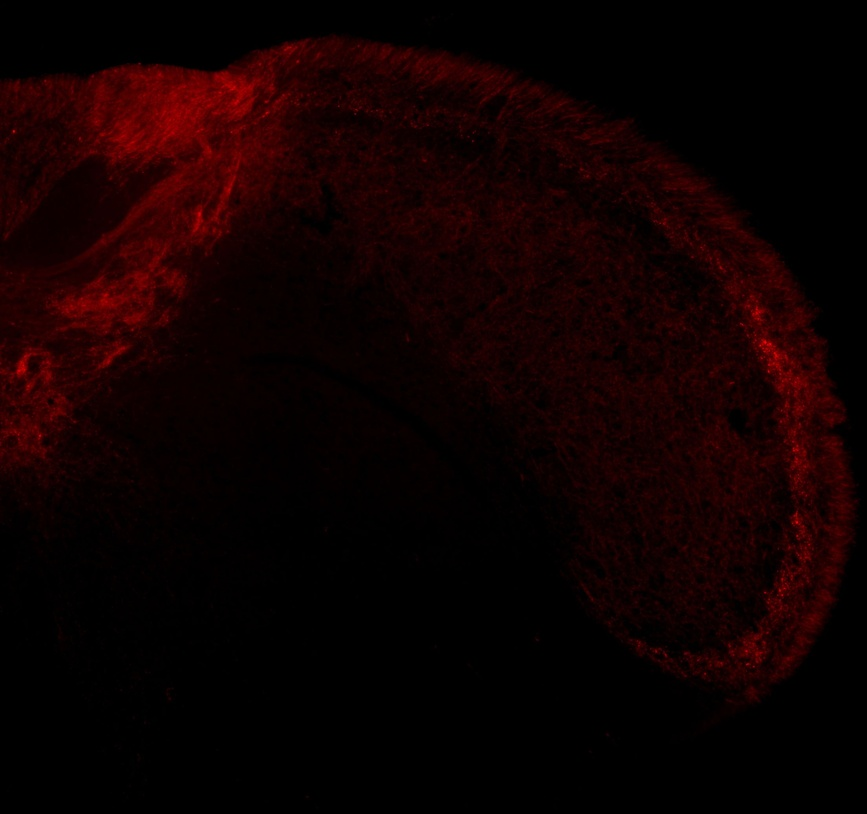
#> input picture 113-5.jpg, 867 x 814 px, shrunk from 2208 x 2075 before the run, found by its file name
$ jupyter execute --allow-errors Runx3_DCN5.ipynb
#> lines starting #> are read from the running program, lines starting #| are printed output that depends on the picture
[cell 1]
import numpy as np
import matplotlib.pyplot as plt
from PIL import Image
import seaborn as sns
from mpl_toolkits.axes_grid1 import make_axes_locatable
import pandas as pd


# Step 1: Load the black and white images
# ~Change Me~
image1 = Image.open("C:/Users/silvermanq/Desktop/113-5.jpg")
#> image1 is the input picture: PIL image 867x814 RGB; mean R, G, B 16, 0.6, 0.7
#image2 = Image.open("C:/Users/silvermanq/Desktop/113DCN_Vglut2_1ai.jpg")

# Step 2: Convert the images to grayscale (if not already in grayscale)
gray_image1 = image1.convert('L')
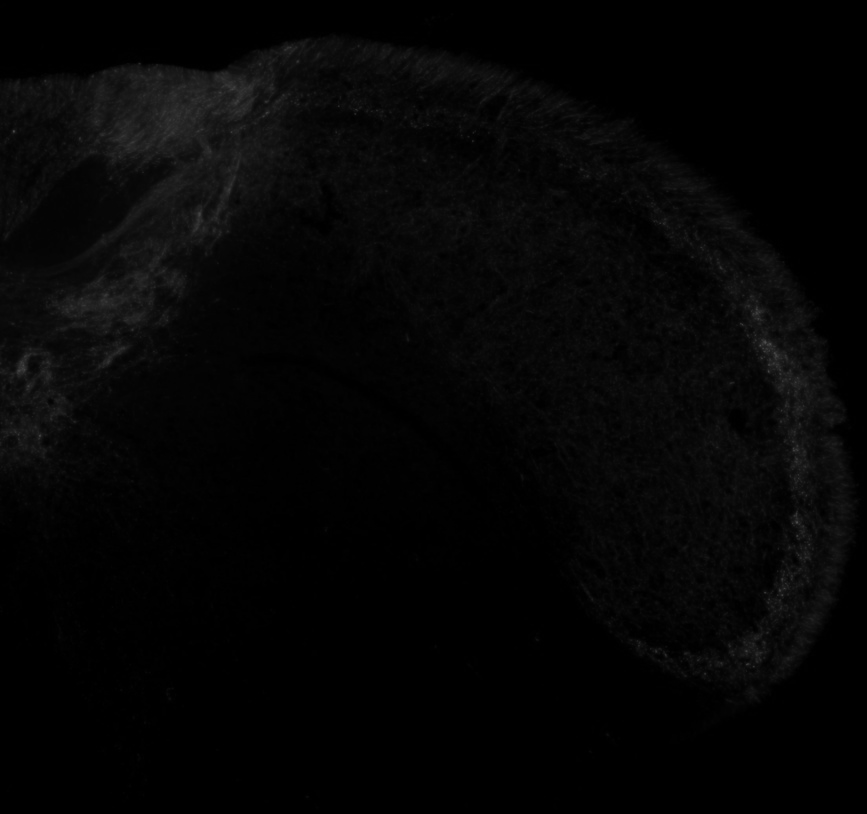
#> gray_image1: PIL image 867x814 L; min 0, max 79, mean 5.2
#gray_image2 = image2.convert('L')

# Step 3: Extract pixel data
# Convert the grayscale images into numpy arrays
image_data1 = np.array(gray_image1)
#image_data2 = np.array(gray_image2)

# Step 4: Average the pixel intensities
average_image_data = (image_data1) / 1

# Step 5: Create the hexbin plot
# Use numpy to get the x and y positions of each pixel
x, y = np.meshgrid(np.arange(average_image_data.shape[1]), np.arange(average_image_data.shape[0]))

# Flatten the arrays to 1D for hexbin plotting
x = x.flatten()
y = y.flatten()
z = average_image_data.flatten()  # Averaged grayscale intensity values

# Create figure with custom layout
# figsize scale to match original images (you'll just have to adjust this)
# ~Change Me~
fig = plt.figure(figsize=(13, 10))
gs = plt.GridSpec(2, 3, height_ratios=[1, 4], width_ratios=[0.25, 4, 1])

# Create main axes and marginal axes
ax_main = fig.add_subplot(gs[1, 1])
ax_marg_x = fig.add_subplot(gs[0, 1], sharex=ax_main)
ax_marg_y = fig.add_subplot(gs[1, 2], sharey=ax_main)
ax_colorbar = fig.add_subplot(gs[1, 0])

# Define your desired maximum intensity value
# ~Change Me~
max_intensity = 80  # or any value you want

# Create hexbin plot with vmax
# Make sure to set the grid size match the ratio of the original images and weird math because of hexagons
# [y=(desired bins)] [x=(desired bins * 1.73)*(x/y pixel ratio)]
# ~Change Me~
hb = ax_main.hexbin(x, y, C=z, gridsize=(54, 30), cmap='gnuplot', linewidths=0.5, edgecolors='face', vmax=max_intensity / 1.5)
plt.colorbar(hb, cax=ax_colorbar, label='Intensity')

# Step 6: Create marginal distributions
# Calculate peak values and create bins
z_reshape = z.reshape(average_image_data.shape)
x_peaks = np.max(z_reshape, axis=0)
#> x_peaks = 867 values, max 79 at index 765, min 0 at index 864, mean 33.21
y_peaks = np.max(z_reshape, axis=1)
#> y_peaks = 814 values, max 79 at index 342, min 0 at index 0, mean 33.14

# Create evenly spaced points for x and y axes
# Make sure to set number of points to match the grid size
# ~Change Me~
x_points = np.linspace(0, max(x), 54)
y_points = np.linspace(0, max(y), 30)

# Calculate binned values
# Ensure the number of bins matches the number of points + 1
# ~Change Me~
x_bins = np.linspace(0, len(x_peaks), 55)
#> x_bins = 55 values from 0 to 867
y_bins = np.linspace(0, len(y_peaks), 31)
#> y_bins = 31 values from 0 to 814

x_digitized = np.digitize(np.arange(len(x_peaks)), x_bins)
#> x_digitized = 867 values from 1 to 54
y_digitized = np.digitize(np.arange(len(y_peaks)), y_bins)
#> y_digitized = 814 values from 1 to 30

x_binned = [np.mean(x_peaks[x_digitized == i]) for i in range(1, len(x_bins))]
#> x_binned = 54 values, max 62.75 at index 47, min 7.69 at index 53, mean 33.21
y_binned = [np.mean(y_peaks[y_digitized == i]) for i in range(1, len(y_bins))]
#> y_binned = 30 values, max 55.26 at index 13, min 2.14 at index 0, mean 33.16

# Plot data
sns.lineplot(x=x_points, y=x_binned, ax=ax_marg_x, color='blue')
sns.lineplot(x=y_binned, y=y_points, ax=ax_marg_y, color='red', orient='y')

# Save marginal distributions as CSV
# ~Change Me~
dfx = pd.DataFrame({
    'x_points': x_points,
    'x_binned': x_binned,
})
#> dfx = table of 54 rows and 2 columns
#> (the rest of this cell did not finish here and is left out)

[cell 2]
import numpy as np
import matplotlib.pyplot as plt
from PIL import Image
import seaborn as sns
from mpl_toolkits.axes_grid1 import make_axes_locatable
import pandas as pd


# Step 1: Load the black and white images
# ~Change Me~
image1 = Image.open("C:/Users/silvermanq/Desktop/125-5.jpg")
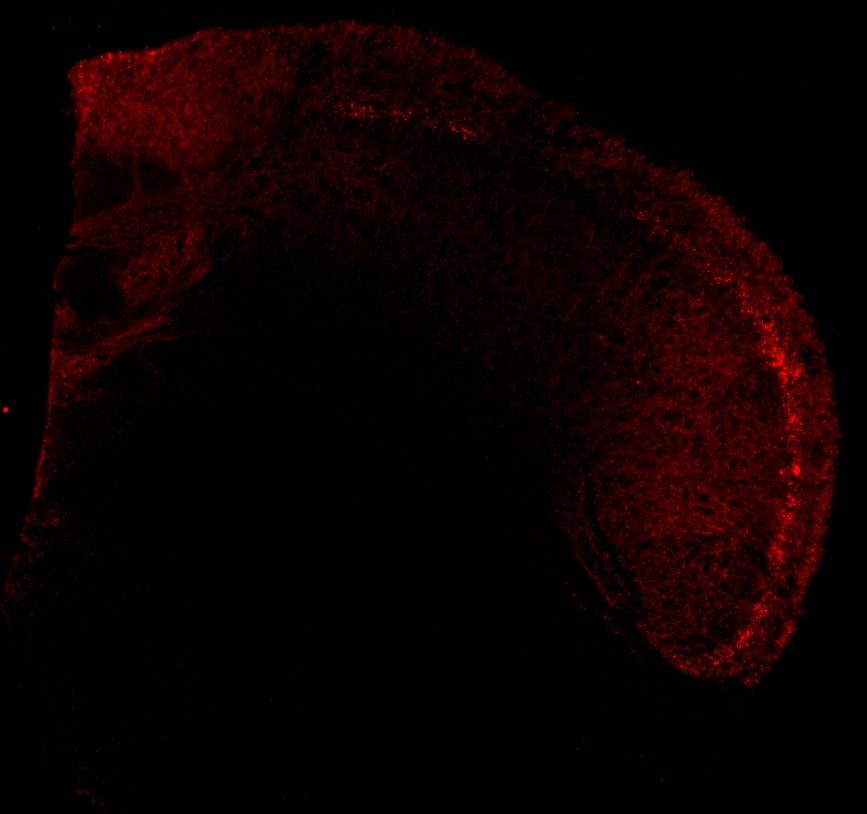
#> input picture 125-5.jpg, 867 x 814 px, shrunk from 2208 x 2075 before the run, found by its file name
#> image1 is the input picture: PIL image 867x814 RGB; mean R, G, B 12.3, 0.6, 0.7
#image2 = Image.open("C:/Users/silvermanq/Desktop/113DCN_Vglut2_1ai.jpg")

# Step 2: Convert the images to grayscale (if not already in grayscale)
gray_image1 = image1.convert('L')
#gray_image2 = image2.convert('L')

# Step 3: Extract pixel data
# Convert the grayscale images into numpy arrays
image_data1 = np.array(gray_image1)
#image_data2 = np.array(gray_image2)

# Step 4: Average the pixel intensities
average_image_data = (image_data1) / 1
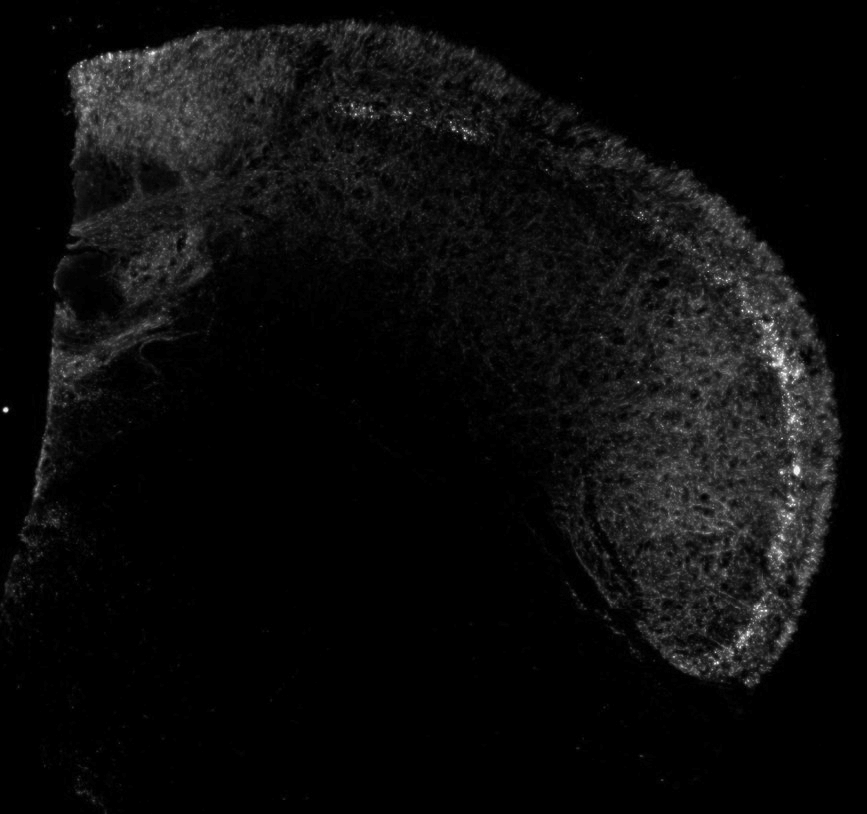
#> average_image_data: shape (814, 867) float64; min 0, max 83, mean 4.1; drawn with min black and max white

# Step 5: Create the hexbin plot
# Use numpy to get the x and y positions of each pixel
x, y = np.meshgrid(np.arange(average_image_data.shape[1]), np.arange(average_image_data.shape[0]))

# Flatten the arrays to 1D for hexbin plotting
x = x.flatten()
y = y.flatten()
z = average_image_data.flatten()  # Averaged grayscale intensity values

# Create figure with custom layout
# figsize scale to match original images (you'll just have to adjust this)
# ~Change Me~
fig = plt.figure(figsize=(13, 10))
gs = plt.GridSpec(2, 3, height_ratios=[1, 4], width_ratios=[0.25, 4, 1])

# Create main axes and marginal axes
ax_main = fig.add_subplot(gs[1, 1])
ax_marg_x = fig.add_subplot(gs[0, 1], sharex=ax_main)
ax_marg_y = fig.add_subplot(gs[1, 2], sharey=ax_main)
ax_colorbar = fig.add_subplot(gs[1, 0])

# Define your desired maximum intensity value
# ~Change Me~
max_intensity = 80  # or any value you want

# Create hexbin plot with vmax
# Make sure to set the grid size match the ratio of the original images and weird math because of hexagons
# [y=(desired bins)] [x=(desired bins * 1.73)*(x/y pixel ratio)]
# ~Change Me~
hb = ax_main.hexbin(x, y, C=z, gridsize=(54, 30), cmap='gnuplot', linewidths=0.5, edgecolors='face', vmax=max_intensity / 1.5)
plt.colorbar(hb, cax=ax_colorbar, label='Intensity')

# Step 6: Create marginal distributions
# Calculate peak values and create bins
z_reshape = z.reshape(average_image_data.shape)
x_peaks = np.max(z_reshape, axis=0)
#> x_peaks = 867 values, max 83 at index 717, min 0 at index 849, mean 34.15
y_peaks = np.max(z_reshape, axis=1)
#> y_peaks = 814 values, max 83 at index 662, min 1 at index 1, mean 39.85

# Create evenly spaced points for x and y axes
# Make sure to set number of points to match the grid size
# ~Change Me~
x_points = np.linspace(0, max(x), 54)
y_points = np.linspace(0, max(y), 30)

# Calculate binned values
# Ensure the number of bins matches the number of points + 1
# ~Change Me~
x_bins = np.linspace(0, len(x_peaks), 55)
y_bins = np.linspace(0, len(y_peaks), 31)

x_digitized = np.digitize(np.arange(len(x_peaks)), x_bins)
y_digitized = np.digitize(np.arange(len(y_peaks)), y_bins)

x_binned = [np.mean(x_peaks[x_digitized == i]) for i in range(1, len(x_bins))]
#> x_binned = 54 values, max 76.62 at index 48, min 0 at index 53, mean 34.18
y_binned = [np.mean(y_peaks[y_digitized == i]) for i in range(1, len(y_bins))]
#> y_binned = 30 values, max 72.56 at index 13, min 3.93 at index 26, mean 39.85

# Plot data
sns.lineplot(x=x_points, y=x_binned, ax=ax_marg_x, color='blue')
sns.lineplot(x=y_binned, y=y_points, ax=ax_marg_y, color='red', orient='y')

# Save marginal distributions as CSV
# ~Change Me~
dfx = pd.DataFrame({
    'x_points': x_points,
    'x_binned': x_binned,
})
#> (the rest of this cell did not finish here and is left out)

[cell 3]
import numpy as np
import matplotlib.pyplot as plt
from PIL import Image
import seaborn as sns
from mpl_toolkits.axes_grid1 import make_axes_locatable
import pandas as pd


# Step 1: Load the black and white images
# ~Change Me~
image1 = Image.open("C:/Users/silvermanq/Desktop/127-5.jpg")
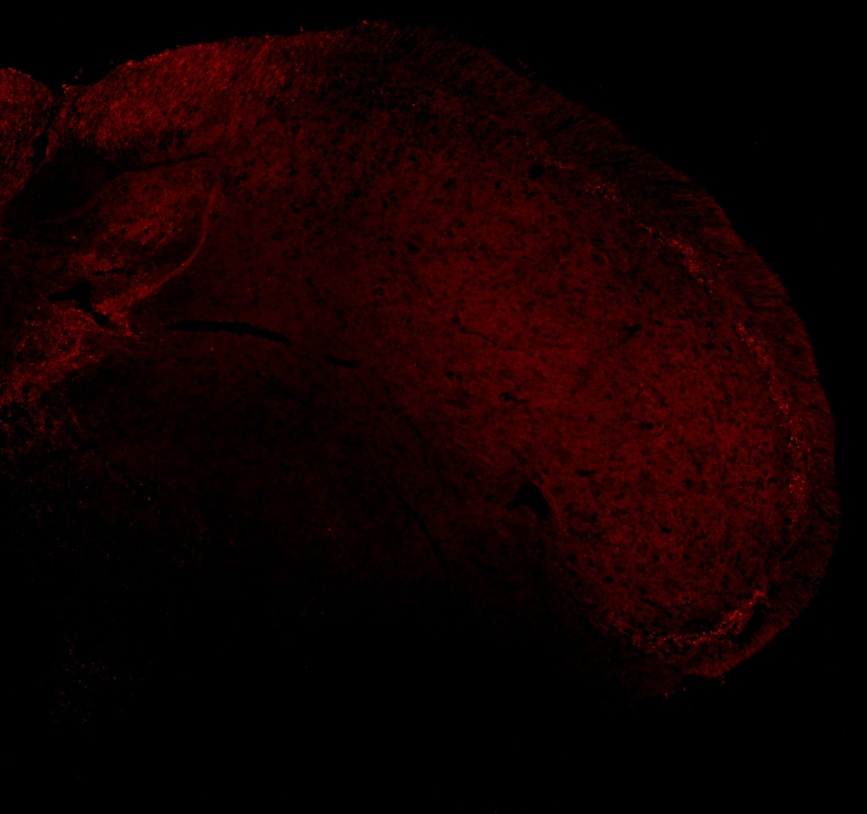
#> input picture 127-5.jpg, 867 x 814 px, shrunk from 2208 x 2075 before the run, found by its file name
#> image1 is the input picture: PIL image 867x814 RGB; mean R, G, B 18.6, 0.7, 0.9
#image2 = Image.open("C:/Users/silvermanq/Desktop/113DCN_Vglut2_1ai.jpg")

# Step 2: Convert the images to grayscale (if not already in grayscale)
gray_image1 = image1.convert('L')
#gray_image2 = image2.convert('L')

# Step 3: Extract pixel data
# Convert the grayscale images into numpy arrays
image_data1 = np.array(gray_image1)
#image_data2 = np.array(gray_image2)

# Step 4: Average the pixel intensities
average_image_data = (image_data1) / 1
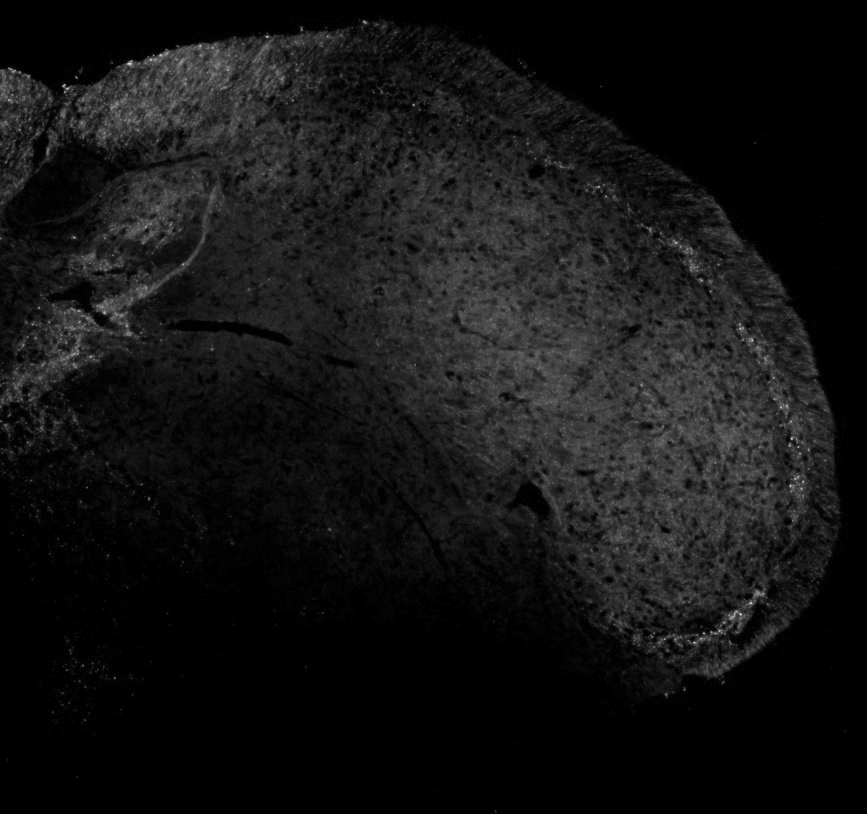
#> average_image_data: shape (814, 867) float64; min 0, max 77, mean 6.1; drawn with min black and max white

# Step 5: Create the hexbin plot
# Use numpy to get the x and y positions of each pixel
x, y = np.meshgrid(np.arange(average_image_data.shape[1]), np.arange(average_image_data.shape[0]))

# Flatten the arrays to 1D for hexbin plotting
x = x.flatten()
y = y.flatten()
z = average_image_data.flatten()  # Averaged grayscale intensity values

# Create figure with custom layout
# figsize scale to match original images (you'll just have to adjust this)
# ~Change Me~
fig = plt.figure(figsize=(13, 10))
gs = plt.GridSpec(2, 3, height_ratios=[1, 4], width_ratios=[0.25, 4, 1])

# Create main axes and marginal axes
ax_main = fig.add_subplot(gs[1, 1])
ax_marg_x = fig.add_subplot(gs[0, 1], sharex=ax_main)
ax_marg_y = fig.add_subplot(gs[1, 2], sharey=ax_main)
ax_colorbar = fig.add_subplot(gs[1, 0])

# Define your desired maximum intensity value
# ~Change Me~
max_intensity = 80  # or any value you want

# Create hexbin plot with vmax
# Make sure to set the grid size match the ratio of the original images and weird math because of hexagons
# [y=(desired bins)] [x=(desired bins * 1.73)*(x/y pixel ratio)]
# ~Change Me~
hb = ax_main.hexbin(x, y, C=z, gridsize=(54, 30), cmap='gnuplot', linewidths=0.5, edgecolors='face', vmax=max_intensity / 1.5)
plt.colorbar(hb, cax=ax_colorbar, label='Intensity')

# Step 6: Create marginal distributions
# Calculate peak values and create bins
z_reshape = z.reshape(average_image_data.shape)
x_peaks = np.max(z_reshape, axis=0)
#> x_peaks = 867 values, max 77 at index 740, min 0 at index 849, mean 31.84
y_peaks = np.max(z_reshape, axis=1)
#> y_peaks = 814 values, max 77 at index 614, min 0 at index 0, mean 29.03

# Create evenly spaced points for x and y axes
# Make sure to set number of points to match the grid size
# ~Change Me~
x_points = np.linspace(0, max(x), 54)
y_points = np.linspace(0, max(y), 30)

# Calculate binned values
# Ensure the number of bins matches the number of points + 1
# ~Change Me~
x_bins = np.linspace(0, len(x_peaks), 55)
y_bins = np.linspace(0, len(y_peaks), 31)

x_digitized = np.digitize(np.arange(len(x_peaks)), x_bins)
y_digitized = np.digitize(np.arange(len(y_peaks)), y_bins)

x_binned = [np.mean(x_peaks[x_digitized == i]) for i in range(1, len(x_bins))]
#> x_binned = 54 values, max 48.44 at index 49, min 0 at index 53, mean 31.84
y_binned = [np.mean(y_peaks[y_digitized == i]) for i in range(1, len(y_bins))]
#> y_binned = 30 values, max 44.85 at index 2, min 1.15 at index 27, mean 29.04

# Plot data
sns.lineplot(x=x_points, y=x_binned, ax=ax_marg_x, color='blue')
sns.lineplot(x=y_binned, y=y_points, ax=ax_marg_y, color='red', orient='y')

# Save marginal distributions as CSV
# ~Change Me~
dfx = pd.DataFrame({
    'x_points': x_points,
    'x_binned': x_binned,
})
#> (the rest of this cell did not finish here and is left out)

[cell 4]
import numpy as np
import matplotlib.pyplot as plt
from PIL import Image
import seaborn as sns
from mpl_toolkits.axes_grid1 import make_axes_locatable
import pandas as pd


# Step 1: Load the black and white images
# ~Change Me~
image1 = Image.open("C:/Users/silvermanq/Desktop/113-5.jpg")
image2 = Image.open("C:/Users/silvermanq/Desktop/125-5.jpg")
image3 = Image.open("C:/Users/silvermanq/Desktop/127-5.jpg")

# Step 2: Convert the images to grayscale (if not already in grayscale)
gray_image1 = image1.convert('L')
gray_image2 = image2.convert('L')
gray_image3 = image3.convert('L')

# Step 3: Extract pixel data
# Convert the grayscale images into numpy arrays
image_data1 = np.array(gray_image1)
image_data2 = np.array(gray_image2)
image_data3 = np.array(gray_image3)

# Step 4: Average the pixel intensities
average_image_data = (image_data1 + image_data2 + image_data3) / 3
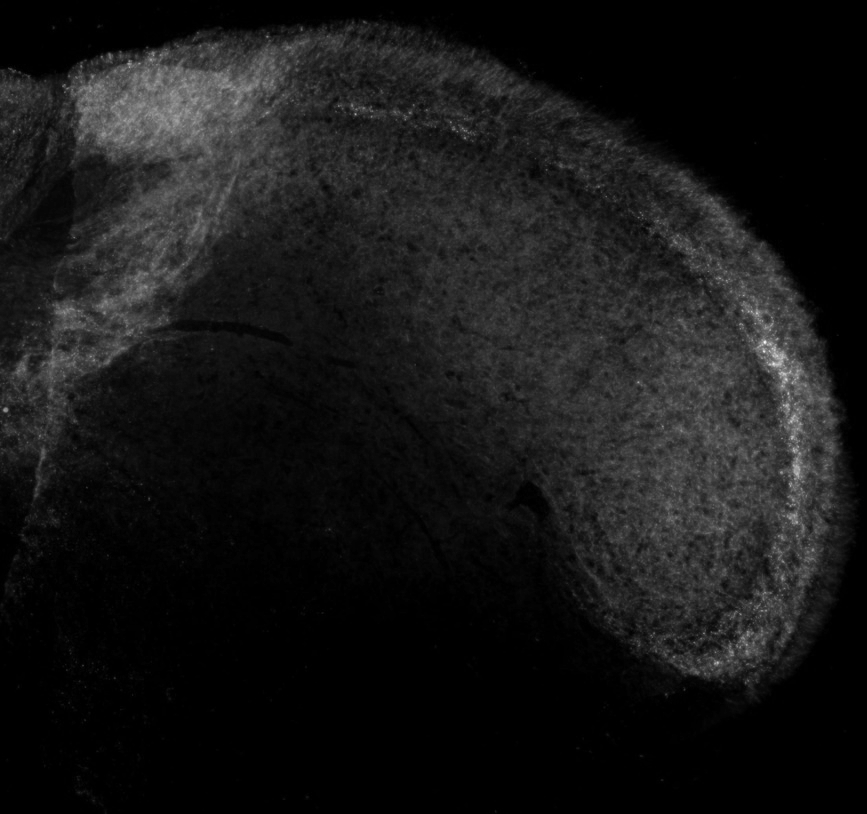
#> average_image_data: shape (814, 867) float64; min 0, max 56, mean 5.1; drawn with min black and max white

# Step 5: Create the hexbin plot
# Use numpy to get the x and y positions of each pixel
x, y = np.meshgrid(np.arange(average_image_data.shape[1]), np.arange(average_image_data.shape[0]))

# Flatten the arrays to 1D for hexbin plotting
x = x.flatten()
y = y.flatten()
z = average_image_data.flatten()  # Averaged grayscale intensity values

# Create figure with custom layout
# figsize scale to match original images (you'll just have to adjust this)
# ~Change Me~
fig = plt.figure(figsize=(13, 10))
gs = plt.GridSpec(2, 3, height_ratios=[1, 4], width_ratios=[0.25, 4, 1])

# Create main axes and marginal axes
ax_main = fig.add_subplot(gs[1, 1])
ax_marg_x = fig.add_subplot(gs[0, 1], sharex=ax_main)
ax_marg_y = fig.add_subplot(gs[1, 2], sharey=ax_main)
ax_colorbar = fig.add_subplot(gs[1, 0])

# Define your desired maximum intensity value
# ~Change Me~
max_intensity = 60  # or any value you want

# Create hexbin plot with vmax
# Make sure to set the grid size match the ratio of the original images and weird math because of hexagons
# [y=(desired bins)] [x=(desired bins * 1.73)*(x/y pixel ratio)]
# ~Change Me~
hb = ax_main.hexbin(x, y, C=z, gridsize=(54, 30), cmap='gnuplot', linewidths=0.5, edgecolors='face', vmax=max_intensity / 1.5)
plt.colorbar(hb, cax=ax_colorbar, label='Intensity')

# Step 6: Create marginal distributions
# Calculate peak values and create bins
z_reshape = z.reshape(average_image_data.shape)
x_peaks = np.max(z_reshape, axis=0)
#> x_peaks = 867 values, max 56 at index 764, min 0 at index 864, mean 22.82
y_peaks = np.max(z_reshape, axis=1)
#> y_peaks = 814 values, max 56 at index 342, min 0.333 at index 1, mean 23.16

# Create evenly spaced points for x and y axes
# Make sure to set number of points to match the grid size
# ~Change Me~
x_points = np.linspace(0, max(x), 54)
y_points = np.linspace(0, max(y), 30)

# Calculate binned values
# Ensure the number of bins matches the number of points + 1
# ~Change Me~
x_bins = np.linspace(0, len(x_peaks), 55)
y_bins = np.linspace(0, len(y_peaks), 31)

x_digitized = np.digitize(np.arange(len(x_peaks)), x_bins)
y_digitized = np.digitize(np.arange(len(y_peaks)), y_bins)

x_binned = [np.mean(x_peaks[x_digitized == i]) for i in range(1, len(x_bins))]
#> x_binned = 54 values, max 42.81 at index 48, min 2.56 at index 53, mean 22.83
y_binned = [np.mean(y_peaks[y_digitized == i]) for i in range(1, len(y_bins))]
#> y_binned = 30 values, max 39.65 at index 13, min 2.46 at index 28, mean 23.17

# Plot data
sns.lineplot(x=x_points, y=x_binned, ax=ax_marg_x, color='blue')
sns.lineplot(x=y_binned, y=y_points, ax=ax_marg_y, color='red', orient='y')

# Save marginal distributions as CSV
# ~Change Me~
dfx = pd.DataFrame({
    'x_points': x_points,
    'x_binned': x_binned,
})
#> (the rest of this cell did not finish here and is left out)
